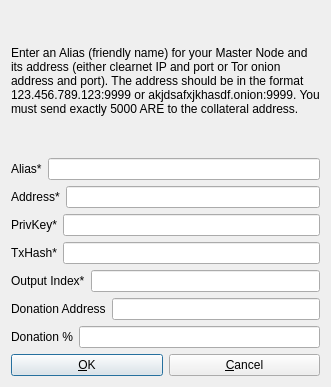
<?xml version="1.0" encoding="UTF-8"?>
<ui version="4.0">
 <class>AddEditAdrenalineNode</class>
 <widget class="QDialog" name="AddEditAdrenalineNode">
  <property name="geometry">
   <rect>
    <x>0</x>
    <y>0</y>
    <width>331</width>
    <height>387</height>
   </rect>
  </property>
  <property name="windowTitle">
   <string>Add/Edit Arenon Node</string>
  </property>
  <property name="modal">
   <bool>true</bool>
  </property>
  <layout class="QVBoxLayout" name="verticalLayout">
   <item>
    <widget class="QLabel" name="label_9">
     <property name="sizePolicy">
      <sizepolicy hsizetype="Preferred" vsizetype="Expanding">
       <horstretch>0</horstretch>
       <verstretch>0</verstretch>
      </sizepolicy>
     </property>
     <property name="text">
      <string>&lt;html&gt;&lt;head/&gt;&lt;body&gt;&lt;p&gt;Enter an Alias (friendly name) for your Master Node and its address (either clearnet IP and port or Tor onion address and port). The address should be in the format 123.456.789.123:9999 or akjdsafxjkhasdf.onion:9999. You must send exactly 5000 ARE to the collateral address.&lt;/p&gt;&lt;/body&gt;&lt;/html&gt;</string>
     </property>
     <property name="wordWrap">
      <bool>true</bool>
     </property>
    </widget>
   </item>
   <item>
    <layout class="QHBoxLayout" name="horizontalLayout_4">
     <property name="bottomMargin">
      <number>0</number>
     </property>
     <item>
      <widget class="QLabel" name="label_4">
       <property name="text">
        <string>Alias*</string>
       </property>
      </widget>
     </item>
     <item>
      <widget class="QLineEdit" name="aliasLineEdit"/>
     </item>
    </layout>
   </item>
   <item>
    <layout class="QHBoxLayout" name="horizontalLayout_5">
     <property name="bottomMargin">
      <number>0</number>
     </property>
     <item>
      <widget class="QLabel" name="label_6">
       <property name="text">
        <string>Address*</string>
       </property>
      </widget>
     </item>
     <item>
      <widget class="QLineEdit" name="addressLineEdit"/>
     </item>
    </layout>
   </item>
   <item>
    <layout class="QHBoxLayout" name="horizontalLayout_3">
     <property name="bottomMargin">
      <number>0</number>
     </property>
     <item>
      <widget class="QLabel" name="label_5">
       <property name="text">
        <string>PrivKey*</string>
       </property>
      </widget>
     </item>
     <item>
      <widget class="QLineEdit" name="privkeyLineEdit"/>
     </item>
    </layout>
   </item>
   <item>
    <layout class="QHBoxLayout" name="horizontalLayout_2">
     <property name="bottomMargin">
      <number>0</number>
     </property>
     <item>
      <widget class="QLabel" name="label_2">
       <property name="text">
        <string>TxHash*</string>
       </property>
      </widget>
     </item>
     <item>
      <widget class="QLineEdit" name="txhashLineEdit"/>
     </item>
    </layout>
   </item>
   <item>
    <layout class="QHBoxLayout" name="horizontalLayout_8">
     <property name="bottomMargin">
      <number>0</number>
     </property>
     <item>
      <widget class="QLabel" name="label_8">
       <property name="text">
        <string>Output Index*</string>
       </property>
      </widget>
     </item>
     <item>
      <widget class="QLineEdit" name="outputindexLineEdit"/>
     </item>
    </layout>
   </item>
   <item>
    <layout class="QHBoxLayout" name="horizontalLayout_6">
     <property name="bottomMargin">
      <number>0</number>
     </property>
     <item>
      <widget class="QLabel" name="label_3">
       <property name="text">
        <string>Donation Address</string>
       </property>
      </widget>
     </item> 
     <item>
      <widget class="QLineEdit" name="donationaddressLineEdit"/>
     </item>
    </layout>
   </item>
   <item>
    <layout class="QHBoxLayout" name="horizontalLayout_7">
     <property name="bottomMargin">
      <number>0</number>
     </property>
     <item>
      <widget class="QLabel" name="label_7">
       <property name="text">
        <string>Donation %</string>
       </property>
      </widget>
     </item>
     <item>
      <widget class="QLineEdit" name="donationpercentageLineEdit"/>
     </item>
    </layout>
   </item>
   <item>
    <layout class="QHBoxLayout" name="horizontalLayout_Buttons">
     <item>
      <widget class="QPushButton" name="okButton">
       <property name="text">
        <string>&amp;OK</string>
       </property>
      </widget>
     </item>
     <item>
      <widget class="QPushButton" name="cancelButton">
       <property name="text">
        <string>&amp;Cancel</string>
       </property>
       <property name="autoDefault">
        <bool>false</bool>
       </property>
      </widget>
     </item>
    </layout>
   </item>
  </layout>
 </widget>
 <resources/>
 <connections/>
</ui>
